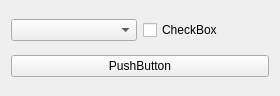
<?xml version="1.0" encoding="UTF-8"?>
<ui version="4.0">
 <class>ComboBox</class>
 <widget class="QWidget" name="ComboBox">
  <property name="geometry">
   <rect>
    <x>0</x>
    <y>0</y>
    <width>280</width>
    <height>96</height>
   </rect>
  </property>
  <property name="windowTitle">
   <string>ComboBox</string>
  </property>
  <layout class="QVBoxLayout" name="verticalLayout">
   <item>
    <layout class="QHBoxLayout" name="horizontalLayout">
     <item>
      <widget class="QComboBox" name="comboBox"/>
     </item>
     <item>
      <widget class="QCheckBox" name="checkBox">
       <property name="text">
        <string>CheckBox</string>
       </property>
      </widget>
     </item>
    </layout>
   </item>
   <item>
    <widget class="QPushButton" name="pushButton">
     <property name="text">
      <string>PushButton</string>
     </property>
    </widget>
   </item>
  </layout>
 </widget>
 <layoutdefault spacing="6" margin="11"/>
 <resources/>
 <connections/>
</ui>
